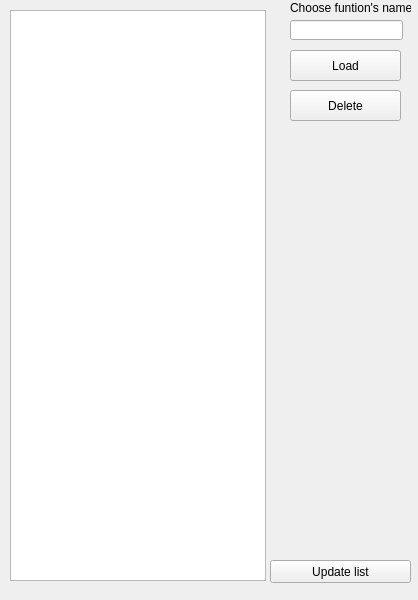
<?xml version="1.0" encoding="UTF-8"?>
<ui version="4.0">
 <class>MainWindow</class>
 <widget class="QMainWindow" name="MainWindow">
  <property name="geometry">
   <rect>
    <x>0</x>
    <y>0</y>
    <width>418</width>
    <height>600</height>
   </rect>
  </property>
  <property name="windowTitle">
   <string>MainWindow</string>
  </property>
  <widget class="QWidget" name="centralwidget">
   <widget class="QListWidget" name="listWidget">
    <property name="geometry">
     <rect>
      <x>10</x>
      <y>10</y>
      <width>256</width>
      <height>571</height>
     </rect>
    </property>
    <property name="font">
     <font>
      <pointsize>11</pointsize>
     </font>
    </property>
   </widget>
   <widget class="QPushButton" name="loadButton">
    <property name="geometry">
     <rect>
      <x>290</x>
      <y>50</y>
      <width>111</width>
      <height>31</height>
     </rect>
    </property>
    <property name="text">
     <string>Load</string>
    </property>
   </widget>
   <widget class="QLineEdit" name="nameInput">
    <property name="geometry">
     <rect>
      <x>290</x>
      <y>20</y>
      <width>113</width>
      <height>20</height>
     </rect>
    </property>
   </widget>
   <widget class="QLabel" name="label">
    <property name="geometry">
     <rect>
      <x>290</x>
      <y>0</y>
      <width>121</width>
      <height>16</height>
     </rect>
    </property>
    <property name="text">
     <string>Choose funtion's name:</string>
    </property>
   </widget>
   <widget class="QPushButton" name="deleteButton">
    <property name="geometry">
     <rect>
      <x>290</x>
      <y>90</y>
      <width>111</width>
      <height>31</height>
     </rect>
    </property>
    <property name="text">
     <string>Delete</string>
    </property>
   </widget>
   <widget class="QPushButton" name="updateButton">
    <property name="geometry">
     <rect>
      <x>270</x>
      <y>560</y>
      <width>141</width>
      <height>23</height>
     </rect>
    </property>
    <property name="text">
     <string>Update list</string>
    </property>
   </widget>
  </widget>
 </widget>
 <resources/>
 <connections/>
</ui>
